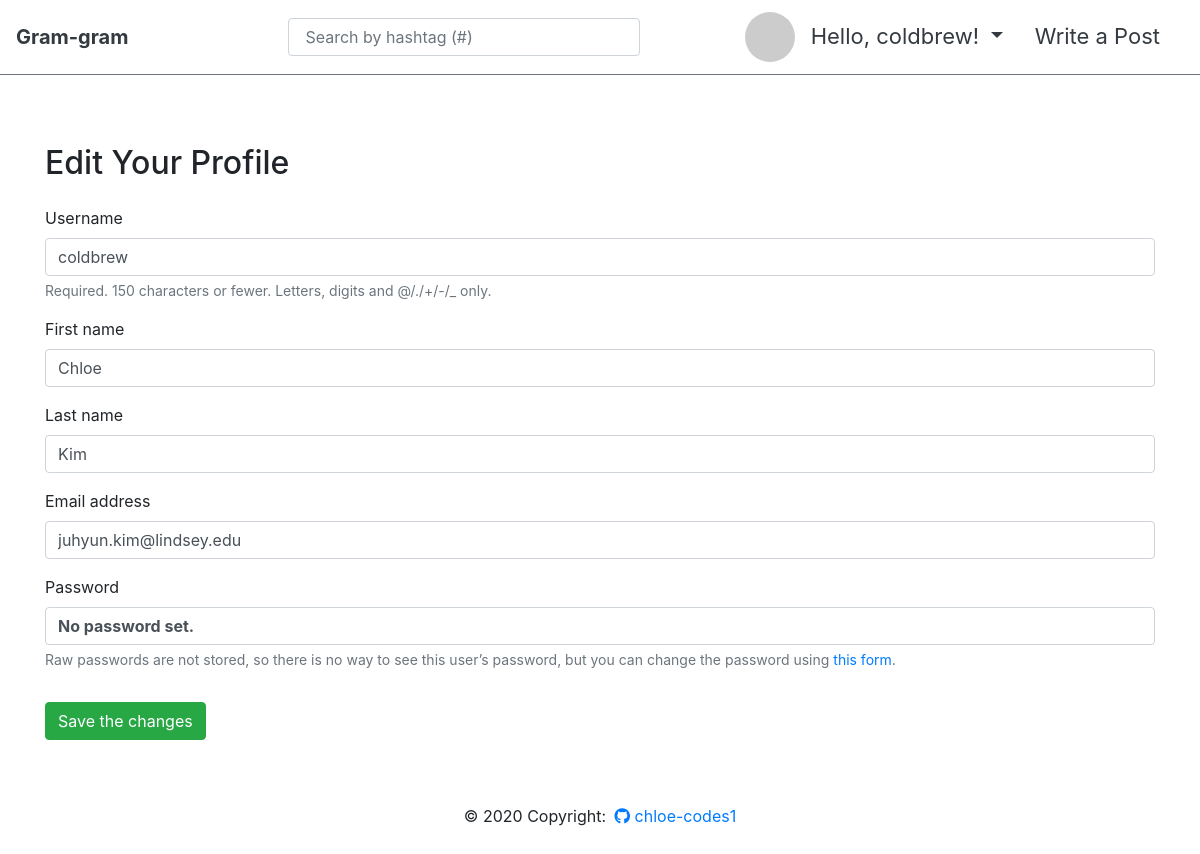
Page /accounts/update/ (signed in) on the committed database.
### accounts/models.py (models this page shows)
class User(AbstractUser):
    followers = models.ManyToManyField(settings.AUTH_USER_MODEL, related_name='followings')
    @property
    def gravatar_url(self):
        return f"https://s.gravatar.com/avatar/{hashlib.md5(self.email.encode('utf-8').strip().lower()).hexdigest()}?s=170&d=mp"

### accounts/views.py (the view)
# urls.py: path('update/', views.update, name='update'),
def update(request):
    if request.method == 'POST':
        form = CustomUserChangeForm(request.POST, instance=request.user)
        if form.is_valid():
            form.save()
            return redirect('articles:index')
    else:
        form = CustomUserChangeForm(instance=request.user)
    context ={
        'form':form
    }
    return render(request, 'accounts/update.html', context)

### accounts/forms.py
class CustomUserChangeForm(UserChangeForm):
    class Meta:
        model = get_user_model()
        fields = ['username','first_name','last_name','email']

### accounts/templates/accounts/update.html (shortened to what this page needs)
{% extends 'base.html' %}
{% load bootstrap4 %}
{% block content %}
<h2 class="my-4">Edit Your Profile</h2>
<form action="" method="POST">
    {% bootstrap_form form %}
    <button class="btn btn-success mt-3 mb-4">Save the changes</button>
</form>
{% endblock  %}

### templates/_nav.html (shortened to what this page needs)
<nav class="navbar navbar-expand-md navbar-light bg-white border border-left-0 border-right-0 border-top-0 border-secondary fixed-top py-1 mb-5" >
  <a class="navbar-brand" href="{% url 'root' %}"><strong class="text-dark">Gram-gram</strong></a>
  <form class="ml-5 pl-5" action="{% url 'articles:search' %}" method="POST" style="width: 400px">
    <input class="form-control pl-3 ml-5 mr-sm-2" name="keyword"type="search" placeholder='Search by hashtag (#)' aria-label="Search by hashtag">
  </form>
  <div class="collapse navbar-collapse " id="navbarTogglerDemo03">
    <ul class="navbar-nav ml-auto mt-2 mt-md-0 p-2">
     {% if user.is_authenticated %}
     <li><img src="{{request.user.gravatar_url}}" class="rounded-circle" height="50" width="50"/></li>
      <li class="nav-item dropdown mx-2">
        <a class="nav-link dropdown-toggle text-dark" href="#" id="navbarDropdownMenuLink" data-toggle="dropdown" aria-haspopup="true" aria-expanded="false" style='font-size:22px;'>
          Hello, {{user.username}}!
        </a>
      </li>
       <li class="nav-item mx-2">
        <a class="nav-link text-dark" href="{% url 'articles:create' %}" style='font-size:22px;'>Write a Post </a>
      </li>
      {% endif %}
    </ul>
    </div>
</nav>

### rows in the picture
User: username "coldbrew", first_name "Chloe", last_name "Kim", email "juhyun.kim@lindsey.edu"
